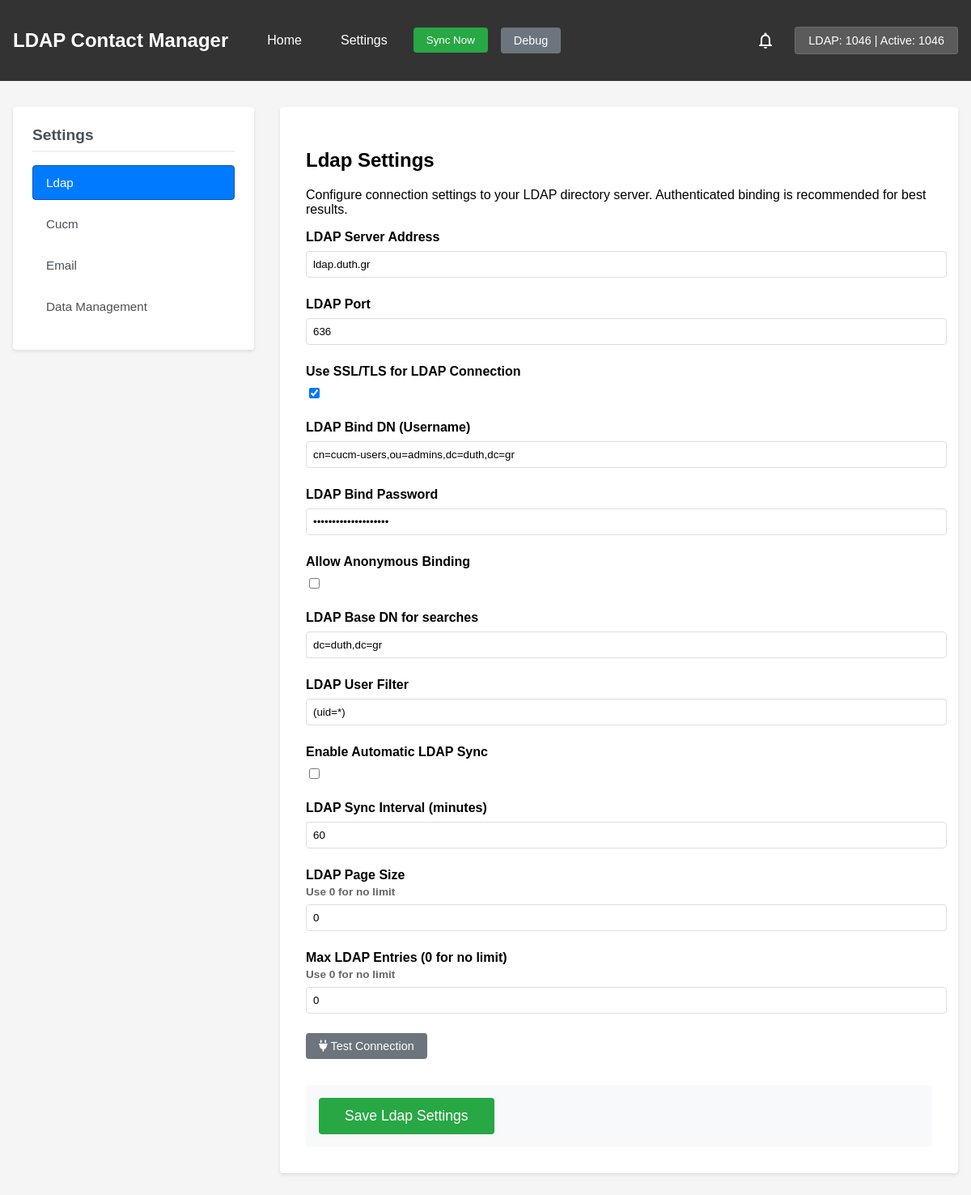
The page /settings on the database its author committed.
### models.py (models this page shows, shortened)
class Settings(db.Model):
    id = db.Column(db.Integer, primary_key=True)
    key = db.Column(db.String(64), unique=True)
    value = db.Column(db.Text)
    description = db.Column(db.String(256))
    type = db.Column(db.String(32))  # string, boolean, integer, text
    category = db.Column(db.String(32))  # ldap, email, etc.
    updated_at = db.Column(db.DateTime, default=datetime.utcnow, onupdate=datetime.utcnow)
    @staticmethod
    def get_default_cucm_settings():
        return [
            ('CUCM_HOST', '10.1.20.12', 'CUCM Server Host', 'string', 'cucm'),
            ('CUCM_USERNAME', '', 'CUCM AXL Username', 'string', 'cucm'),
            ('CUCM_PASSWORD', '', 'CUCM AXL Password', 'string', 'cucm'),
            ('CUCM_VERSION', '14.0.1', 'CUCM Version', 'string', 'cucm'),
            ('CUCM_VERIFY_CERT', 'False', 'Verify SSL Certificate', 'boolean', 'cucm')
        ]
    @staticmethod
    def get_default_ldap_settings():
        return [
            ('LDAP_SERVER', 'ldap.duth.gr', 'LDAP Server Address', 'string', 'ldap'),
            ('LDAP_PORT', '389', 'LDAP Port', 'string', 'ldap'),
            ('LDAP_USE_SSL', 'False', 'Use SSL/TLS for LDAP Connection', 'boolean', 'ldap'),
            ('LDAP_BIND_DN', '', 'LDAP Bind DN (Username)', 'string', 'ldap'),
            ('LDAP_BIND_PASSWORD', '', 'LDAP Bind Password', 'string', 'ldap'),
            ('LDAP_ALLOW_ANONYMOUS', 'True', 'Allow Anonymous Binding', 'boolean', 'ldap'),  # Changed default to 'True'
            ('LDAP_BASE_DN', '', 'LDAP Base DN for searches', 'string', 'ldap'),
            ('LDAP_USER_FILTER', '(uid=*)', 'LDAP User Filter', 'string', 'ldap'),
            ('LDAP_SYNC_ENABLED', 'False', 'Enable Automatic LDAP Sync', 'boolean', 'ldap'),
            ('LDAP_SYNC_INTERVAL', '60', 'LDAP Sync Interval (minutes)', 'integer', 'ldap'),
            ('LDAP_PAGE_SIZE', '100', 'LDAP Page Size', 'integer', 'ldap'),
            ('LDAP_MAX_ENTRIES', '1000', 'Max LDAP Entries (0 for no limit)', 'integer', 'ldap'),
        ]

### app.py (the view)
@app.route('/settings', methods=['GET'])
@app.route('/settings/<category>', methods=['GET'])
def settings(category=None):
    default_settings = []
    for setting_group in [
        Settings.get_default_ldap_settings(),
        Settings.get_default_cucm_settings(),
    ]:
        default_settings.extend(setting_group)
    for key, value, description, type_name, category_name in default_settings:
        if not Settings.query.filter_by(key=key).first():
            new_setting = Settings(
                key=key,
                value=value,
                description=description,
                type=type_name,
                category=category_name
            )
            db.session.add(new_setting)
    db.session.commit()
    settings = Settings.query.all()
    settings_by_category = {}
    for setting in settings:
        if setting.category not in settings_by_category:
            settings_by_category[setting.category] = []
        settings_by_category[setting.category].append(setting)
    if not category and settings_by_category:
        category = next(iter(settings_by_category))
    return render_template('settings.html',
                         settings_by_category=settings_by_category,
                         active_category=category)

### app.py (called while the page is built)
@app.context_processor
def inject_contacts_count():
    try:
        ldap_total = Contact.query.filter(Contact.ldap_dn.isnot(None)).count()
        active_total = Contact.query.filter_by(is_active=True).count()
        return {
            'ldap_contacts': ldap_total,
            'active_contacts': active_total
        }
    except Exception as e:
        print(f"Error getting contact counts: {e}")  # Add error logging
        return {
            'ldap_contacts': 0,
            'active_contacts': 0
        }

### templates/settings.html (shortened to what this page needs)
{% extends 'base.html' %}
{% block content %}
<div class="settings-layout">
    <div class="settings-nav">
        <h3>Settings</h3>
        <ul>
            {% for category in settings_by_category %}
            <li>
                <a href="{{ url_for('settings', category=category) }}"
                   class="{% if category == active_category %}active{% endif %}">
                    {{ category.replace('_', ' ').title() }}
                </a>
            </li>
            {% endfor %}
        </ul>
    </div>
    <div class="settings-content">
        {% if active_category %}
        <form method="post" action="{{ url_for('save_settings', category=active_category) }}">
            <h2>{{ active_category.replace('_', ' ').title() }} Settings</h2>
            {% if active_category == 'ldap' %}
            <div class="settings-info-box">
                <p>Configure connection settings to your LDAP directory server. Authenticated binding is recommended for best results.</p>
            </div>
            {% endif %}
            {% for setting in settings_by_category[active_category] %}
            <div class="setting-item">
                <label for="{{ setting.key }}">
                    {{ setting.description }}
                    {% if setting.key in ['LDAP_PAGE_SIZE', 'LDAP_MAX_ENTRIES'] %}
                    <span class="help-text">Use 0 for no limit</span>
                    {% endif %}
                </label>
                {% if setting.type == 'boolean' %}
                <div class="checkbox-container">
                    <input type="checkbox" name="{{ setting.key }}" id="{{ setting.key }}"
                        {% if setting.value.lower() == 'true' %}checked{% endif %}>
                </div>
                {% elif setting.key == 'LDAP_BIND_PASSWORD' %}
                <input type="password" name="{{ setting.key }}" id="{{ setting.key }}" value="{{ setting.value }}">
                {% else %}
                <input type="{{ 'password' if 'password' in setting.key.lower() else 'text' }}" name="{{ setting.key }}" id="{{ setting.key }}" value="{{ setting.value }}">
                {% endif %}
            </div>
            {% endfor %}
            {% if active_category == 'ldap' %}
            <div class="ldap-test">
                <button type="button" onclick="testLdapConnection()" class="button test-connection">
                    <i class="fas fa-plug"></i> Test Connection
                </button>
                <div id="ldapStatus" class="connection-status"></div>
            </div>
            {% endif %}
            <div class="form-actions">
                <button type="submit" class="button save-settings">Save {{ active_category.title() }} Settings</button>
            </div>
        </form>
        {% else %}
        <div class="settings-welcome">
            <h2>Settings</h2>
            <p>Select a category from the sidebar to configure application settings.</p>
        </div>
        {% endif %}
    </div>
</div>
{% endblock %}

### static/style.css (style rules this page uses)
body { font-family: Arial, sans-serif; margin: 0; padding: 0; background-color: #f5f5f5; }
.setting-item { margin-bottom: 1rem; }
.setting-item label { display: block; margin-bottom: 0.5rem; font-weight: bold; }
.setting-item input[type="text"], .setting-item input[type="password"] { width: 100%; padding: 0.5rem; border: 1px solid #ddd; border-radius: 4px; }
.save-settings { background: #007bff; color: white; padding: 0.5rem 1rem; border: none; border-radius: 4px; cursor: pointer; }
.ldap-test { margin: 1rem 0; display: flex; align-items: center; gap: 1rem; }
.test-connection { background: #6c757d; color: white; padding: 0.5rem 1rem; border: none; border-radius: 4px; cursor: pointer; }
.connection-status { padding: 0.5rem; border-radius: 4px; font-size: 0.9rem; }
.form-actions { display: flex; gap: 1rem; margin-top: 2rem; }
.button { padding: 0.5rem 1rem; border-radius: 4px; border: none; cursor: pointer; text-decoration: none; font-size: 0.9rem; }
.help-text { color: #666; font-size: 0.8rem; margin-top: 0.25rem; display: block; }
.form-actions { margin-top: 2rem; padding: 1rem; background: #f8f9fa; border-radius: 4px; text-align: center; }
.button.save-settings { background: #28a745; color: white; padding: 0.75rem 2rem; font-size: 1.1rem; font-weight: 500; border: none; border-radius: 4px; cursor: pointer; transition: background-color 0.2s; }
.settings-nav { position: fixed; left: 0; top: 64px; width: 250px; height: calc(100vh - 64px); background: white; padding: 1.5rem; border-radius: 0 4px 4px 0; box-shadow: 0 2px 4px rgba(0,0,0,0.1); overflow-y: auto; z-index: 100; }
.settings-content { margin-left: 250px; padding: 2rem; min-height: calc(100vh - 64px); background: white; flex-grow: 1; }
.setting-item { margin-bottom: 1.5rem; }
.settings-nav { width: 250px; flex-shrink: 0; background: white; padding: 1.5rem; border-radius: 4px; box-shadow: 0 2px 4px rgba(0,0,0,0.1); position: sticky; top: 1rem; height: fit-content; margin-top: 1rem; }
.settings-nav h3 { margin: 0 0 1rem 0; padding-bottom: 0.5rem; border-bottom: 2px solid #f0f0f0; color: #495057; font-size: 1.2rem; }
.settings-nav ul { list-style: none; padding: 0; margin: 0; }
.settings-nav li { margin-bottom: 0.5rem; }
.settings-nav a { display: block; padding: 0.75rem 1rem; color: #495057; text-decoration: none; border-radius: 4px; transition: all 0.2s; font-size: 0.95rem; border: 1px solid transparent; }
.settings-nav a.active { background: #007bff; color: white; border-color: #0056b3; }
.settings-content { flex-grow: 1; background: white; padding: 2rem; border-radius: 4px; box-shadow: 0 2px 4px rgba(0,0,0,0.1); margin: 1rem 0; align-self: flex-start; min-height: calc(100vh - 80px); }
.settings-nav a[href*="data_management"] { text-transform: none; }
.settings-layout { display: flex; gap: 2rem; max-width: 1200px; margin: 0 auto; padding: 1rem; min-height: calc(100vh - 64px); position: relative; }
.settings-nav { width: 250px; flex-shrink: 0; background: white; padding: 1.5rem; border-radius: 4px; box-shadow: 0 2px 4px rgba(0,0,0,0.1); position: sticky; top: 1rem; height: fit-content; z-index: 100; }
.settings-content { flex: 1; background: white; padding: 2rem; border-radius: 4px; box-shadow: 0 2px 4px rgba(0,0,0,0.1); min-height: calc(100vh - 96px); }
.settings-nav a[href*="cucm"] { text-transform: none; }
.setting-item .checkbox-container { display: flex; align-items: center; margin-bottom: 0.5rem; }
.help-text { display: block; color: #666; font-size: 0.85rem; margin-top: 0.25rem; margin-bottom: 0.5rem; }

### rows shown on the page
Settings: replace "Ldap", description "LDAP Server Address", LDAP_SERVER "ldap.duth.gr", title "Ldap"
Settings: replace "Cucm"
Settings: replace "Email"
Settings: replace "Data Management"
Settings: description "LDAP Port", LDAP_PORT "636"
Settings: description "Use SSL/TLS for LDAP Connection", value "☑"
Settings: description "LDAP Bind DN (Username)", LDAP_BIND_DN "cn=cucm-users,ou=admins,dc=duth,dc=gr"
Settings: description "LDAP Bind Password"
Settings: description "Allow Anonymous Binding"
Settings: description "LDAP Base DN for searches", LDAP_BASE_DN "dc=duth,dc=gr"
Settings: description "LDAP User Filter", LDAP_USER_FILTER "(uid=*)"
Settings: description "Enable Automatic LDAP Sync"
Settings: description "LDAP Sync Interval (minutes)", LDAP_SYNC_INTERVAL "60"
Settings: description "LDAP Page Size", key "Use 0 for no limit", LDAP_PAGE_SIZE "0"
Settings: description "Max LDAP Entries (0 for no limit)", key "Use 0 for no limit", LDAP_MAX_ENTRIES "0"

### other values the page prints
{{ ldap_contacts }} "1046"
{{ active_contacts }} "1046"
